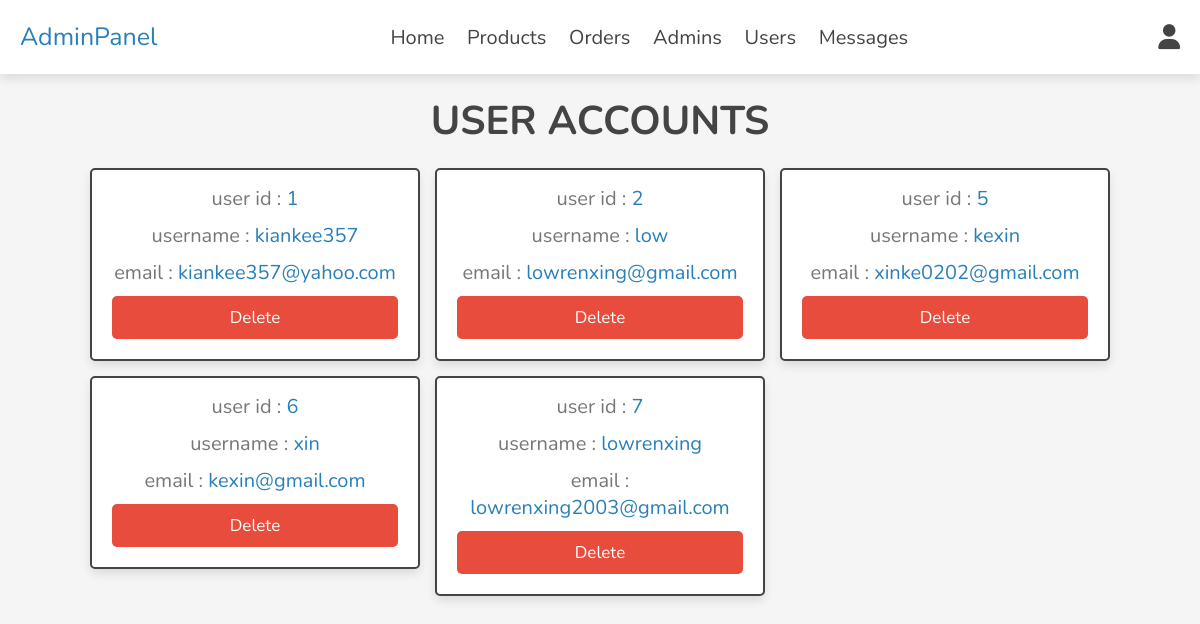
Screenshot of /admin/users_accounts.php (signed in) with the database file from the repository.
### tables this page shows
CREATE TABLE `users` (
  `id` int(100) NOT NULL,
  `name` varchar(20) NOT NULL,
  `email` varchar(50) NOT NULL,
  `password` varchar(50) NOT NULL,
  `address1` varchar(100) DEFAULT NULL,
  `address2` varchar(100) DEFAULT NULL,
  `address3` varchar(100) DEFAULT NULL,
  `phoneNum` varchar(15) DEFAULT NULL
);

### admin/users_accounts.php (the view, shortened to what this page needs)
<?php
include '../components/connect.php';
?>
<!DOCTYPE html>
<html lang="en">
<head>
   <link rel="stylesheet" href="https://cdnjs.cloudflare.com/ajax/libs/font-awesome/6.1.1/css/all.min.css">
   <link rel="stylesheet" href="../css/admin_style.css">
</head>
<body>
<?php include '../components/admin_header.php'; ?>
<section class="accounts">
   <h1 class="heading">user accounts</h1>
   <div class="box-container">
   <?php
      $select_accounts = $conn->prepare("SELECT * FROM `users`");
      $select_accounts->execute();
      if($select_accounts->rowCount() > 0){
         while($fetch_accounts = $select_accounts->fetch(PDO::FETCH_ASSOC)){
   ?>
   <div class="box">
      <p> user id : <span><?= $fetch_accounts['id']; ?></span> </p>
      <p> username : <span><?= $fetch_accounts['name']; ?></span> </p>
      <p> email : <span><?= $fetch_accounts['email']; ?></span> </p>
      <a href="users_accounts.php?delete=<?= $fetch_accounts['id']; ?>" onclick="return confirm('delete this account? the user related information will also be delete!')" class="delete-btn">delete</a>
   </div>
   <?php
         }
      }else{
         echo '<p class="empty">no accounts available!</p>';
      }
   ?>
   </div>
</section>
</body>
</html>

### css/admin_style.css (style rules this page uses)
:root { --main-color:#2980b9; --orange:#f39c12; --red:#e74c3c; --black:#444; --white:#fff; --light-color:#777; --light-bg:#f5f5f5; --border:.2rem solid var(--black); --box-shadow:0 .5rem 1rem rgba(0,0,0,.1); }
* { font-family: 'Nunito', sans-serif; margin:0; padding:0; box-sizing: border-box; outline: none; border:none; text-decoration: none; }
html { font-size: 62.5%; overflow-x: hidden; }
body { background-color: var(--light-bg); }
section { padding:2rem; max-width: 1200px; margin:0 auto; }
.heading { font-size: 4rem; color:var(--black); margin-bottom: 2rem; text-align: center; text-transform: uppercase; }
.btn, .delete-btn, .option-btn { display: block; width: 100%; height: 43px; margin-top: 1rem; border-radius: .5rem; padding:1rem 3rem; font-size: 1.7rem; text-transform: capitalize; color:var(--white); cursor: pointer; text-align: center; }
.delete-btn { background-color: var(--red); }
.accounts .box-container { display: grid; grid-template-columns: repeat(auto-fit, 33rem); gap:1.5rem; align-items: flex-start; justify-content: center; }
.accounts .box-container .box { padding:2rem; padding-top: .5rem; border-radius: .5rem; text-align: center; border:var(--border); background-color: var(--white); box-shadow: var(--box-shadow); }
.accounts .box-container .box p { font-size: 2rem; color:var(--light-color); margin: 1rem 0; }
.accounts .box-container .box p span { color:var(--main-color); }

### rows the page displays
users: id "1", name "kiankee357", email "kiankee357@yahoo.com"
users: id "2", name "low", email "lowrenxing@gmail.com"
users: id "5", name "kexin", email "xinke0202@gmail.com"
users: id "6", name "xin", email "kexin@gmail.com"
users: id "7", name "lowrenxing", email "lowrenxing2003@gmail.com"
